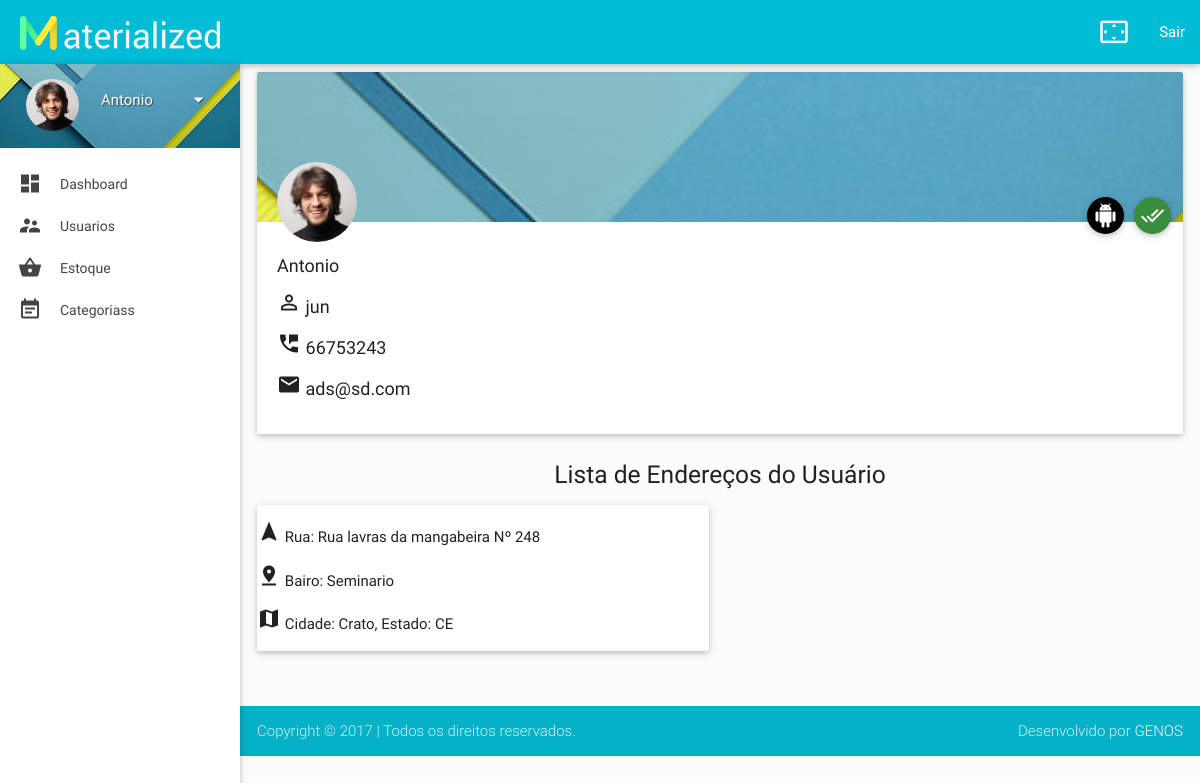
Screenshot of /account/detail/1 with the database file from the repository.
### accounts/models.py (models this page shows, shortened)
class User(AbstractBaseUser, PermissionsMixin):
    ROOT = 0
    ADM = 1
    SALESMAN = 2
    CUSTOMER = 3
    TYPES = (
        (ROOT, 'Root'),
        (ADM, 'Administrador'),
        (SALESMAN, 'Vendedor'),
        (CUSTOMER, 'Cliente')
    )
    ACTIVATED = 0
    DISABLED = 1
    BLOCKED = 2
    STATUS = (
        (ACTIVATED, 'activated'),
        (DISABLED, 'disabled'),
        (BLOCKED, 'blocked'),
    )
    name = models.CharField('Nome', max_length=150)
    email = models.EmailField('Email', unique=True)
    phone = models.CharField('Telefone', max_length=40, null=True)
    status = models.IntegerField('Status', choices=STATUS, default=ACTIVATED)
    username = models.CharField('Usuário', max_length=30, unique=True, validators=[
    validators.RegexValidator(
        re.compile('^[\w.@+-]+$'),
            'Informe o nome de usuário válido',
            'Este valor deve conter apenas letras, números '
            'e os caracteres: @/./+/-/_ .',
            'Inválido'
            )
        ], help_text='Um nome curto que será usado para identificá-lo de forma única no sistema'
    )
    nivel = models.IntegerField('Nível', choices=TYPES, default=CUSTOMER)
    is_staff = models.BooleanField('Equipe', default=False)
    is_active = models.BooleanField('Ativo', default=True)
    USERNAME_FIELD = 'username'
    REQUIRED_FIELDS = ['email', 'name']
    objects = UserManager()
    class Meta:
        verbose_name = 'Usuário'
        verbose_name_plural = 'Usuários'
        ordering = ['name']
    def __str__(self):
        return self.name

### address/models.py (models this page shows, shortened)
class Address(models.Model):
    cep = models.IntegerField('Cep')
    street = models.CharField('Rua', max_length=200)
    number = models.CharField('Número', max_length=30)
    neighborhood = models.CharField('Bairro', max_length=100)
    city = models.CharField('Cidade', max_length=100)
    state = models.CharField('Estado', max_length=3)
    user = models.ForeignKey(User, verbose_name="Usuario", null=True)
    class Meta:
        verbose_name = 'Endereço'
        verbose_name_plural = 'Endereços'
        ordering = ['city']

### accounts/views.py (the view)
class DetailUserView(TemplateView):
    template_name = 'detail_user.html'
    def get_context_data(self, **kwargs):
        context = super(DetailUserView, self).get_context_data(**kwargs)
        pk = kwargs['pk']
        user = get_object_or_404(User, pk=pk)
        context['user'] = user
        context['form'] = UserCreationForm(self.request.POST or None, instance=user)
        context['address'] = Address.objects.filter(pk=pk)
        return context

### accounts/templates/detail_user.html (shortened to what this page needs)
{% extends "nav.html" %}
{% load static %}
{% load widget_tweaks %}
{% block content %}
<div class="container">
  <div class="row">
    <div class="col s12 m12 l12">
      <div id="profile-card" class="card">
        <div class="card-image waves-effect waves-block waves-light">
            <img src="{% static 'images/user-bg.jpg' %}" alt="user bg">
        </div>
        <div class="card-content">
          <img src="{% static 'images/avatar.jpg' %}" alt="" class="circle responsive-img card-profile-image">
          <a class="btn-floating modal-trigger btn-move-up waves-effect waves-light darken-2 right
            {% if user.status == 0 %} green {% elif user.status == 1 %} yellow {% else %} red {% endif %}"
            href="#changeStatus">
            {% if user.status == 0 %}
            <i class="mdi-action-done-all"></i>
            {% elif user.status == 1 %}
            <i class="mdi-communication-dnd-on"></i>
            {% else %}
            <i class="mdi-action-https"></i>
            {% endif %}
          </a>
          <a class="btn-floating modal-trigger btn-move-up waves-effect waves-light darken-2 right
            {% if user.nivel == 0 %} black {% elif user.nivel == 1 %} yellow  {% elif user.nivel == 2 %} blue {% else %} green {% endif %}"
            href="#changeNivel">
            {% if user.nivel == 1 %}
            <i class="mdi-hardware-gamepad"></i>
            {% elif user.nivel == 2 %}
            <i class="mdi-action-autorenew"></i>
            {% elif user.nivel == 3 %}
            <i class="mdi-action-account-circle"></i>
            {% else %}
            <i class="mdi-action-android"></i>
            {% endif %}
          </a>
          <p>{{user}}</p>
          <p><i class="mdi-action-perm-identity"></i> {{user.username}}</p>
          <p><i class="mdi-action-perm-phone-msg"></i> {{user.phone}}</p>
          <p><i class="mdi-communication-email"></i> {{user.email}}</p>
        </div>
       </div>
     </div>
    <div class="center col s12 m12 l12">
      <h5>Lista de Endereços do Usuário</h5>
    </div>
    <div class="col s12 m12 l12">
      <div class="row">
        {% for add in address %}
          <div class="col s12 m6 l6">
            <div class="card">
              <p><i class="mdi-maps-navigation"></i> Rua:  {{add.street}}   Nº {{add.number}}</p>
              <p><i class="mdi-maps-pin-drop"></i> Bairo:  {{add.neighborhood}}</p>
              <p><i class="mdi-maps-map"></i> Cidade: {{add.city}}, Estado:  {{add.state}}</p>
            </div>
          </div>
        {% endfor %}
      </div>
    </div>
  </div>
</div>
{% endblock %}

### core/templates/nav.html (shortened to what this page needs)
{% extends "base.html" %}
{% load static %}
{% block body %}
<header id="header" class="page-topbar">
  <div class="navbar-fixed">
    <nav class="cyan">
      <div class="nav-wrapper">
        <h1 class="logo-wrapper"><a href="index.html" class="brand-logo darken-1">
          <img src="{% static 'images/materialize-logo.png' %}" alt="materialize logo"></a>
        </h1>
        <ul class="right">
          <li>
            <a href="javascript:void(0);" class="waves-effect waves-block waves-light toggle-fullscreen"><i class="mdi-action-settings-overscan"></i></a>
          </li>
          <li>
            <a href="{% url 'accounts:logout' %}"> Sair</a>
          </li>
        </ul>
      </div>
    </nav>
  </div>
</header>
<div id="main">
  <div class="wrapper">
    <aside id="left-sidebar-nav">
      <ul id="slide-out" class="side-nav fixed leftside-navigation">
        <li class="user-details cyan darken-2">
          <div class="row">
            <div class="col col s4 m4 l4">
              <img src="{% static 'images/avatar.jpg' %}" alt="" class="circle responsive-img valign profile-image">
            </div>
            <div class="col col s8 m8 l8">
              <a class="btn-flat dropdown-button waves-effect waves-light white-text profile-btn" href="#" data-activates="profile-dropdown">{{user}}<i class="mdi-navigation-arrow-drop-down right"></i></a>
            </div>
          </div>
        </li>
        <li class="bold {% if request.resolver_match.url_name == 'dashboard' %} active {% endif %}">
          <a href="{% url 'accounts:dashboard' %}" class="waves-effect waves-cyan"><i class="mdi-action-dashboard"></i> Dashboard</a>
        </li>
        <li class="bold {% if request.resolver_match.url_name == 'list' %} active {% endif %}">
          <a href="{% url 'accounts:list' %}"> <i class="mdi-action-account-child"></i> Usuarios</a>
        </li>
        <li>
          <a href="#"><i class="mdi-action-shopping-basket"></i> Estoque</a>
        </li>
        <li class="bold {% if request.resolver_match.url_name == 'list_categories' %} active {% endif %}">
          <a href="{% url 'categories:list_categories'%}"><i class="mdi-notification-event-note"></i> Categoriass</a>
        </li>
      </ul>
    </aside>
    {% block content %}
    {% endblock  %}
  </div>
</div>
<footer class="page-footer">
  <div class="footer-copyright">
    <div class="container">
      Copyright © 2017 | Todos os direitos reservados.
      <span class="right"> Desenvolvido por <a class="grey-text text-lighten-4" href="#">GENOS</a></span>
    </div>
  </div>
</footer>
{% endblock  %}

### core/static/css/style.css (style rules this page uses)
body { background-color: #fcfcfc; }
#main, footer { padding-left: 240px; }
.container { padding: 0 0.5rem; margin: 0 auto; max-width: 100% !important; width: 98%; }
@media only screen and (min-width: 601px) { .container { width: 98%; } }
@media only screen and (min-width: 993px) { .container { width: 98%; } }
h1.logo-wrapper { margin: 0px 0px; }
header .brand-logo { margin: 5px 0px; padding: 0 20px; }
ul.side-nav.fixed { top: 64px; }
.side-nav a { line-height: 42px; height: 42px; }
#left-sidebar-nav { position: fixed; width: 100px; left: 180px; z-index: 999; height: auto; }
#slide-out li a i { line-height: inherit; width: 2rem; font-size: 1.6rem; display: block; float: left; text-align: center; margin-right: 1rem; }
ul.side-nav li { padding: 0; }
ul.side-nav.fixed { overflow: hidden; }
ul.side-nav.fixed li { line-height: 44px; }
ul.side-nav.fixed li a { font-size: 14px; font-weight: 400; }
ul.side-nav.fixed li.user-details { background: url(../images/user-bg.jpg) no-repeat center center; -webkit-background-size: cover; -moz-background-size: cover; -o-background-size: cover; background-size: cover; margin-bottom: 15px; padding: 15px 0px 0px 15px; }
.user-details .row { margin: 0; }
ul.side-nav.fixed .profile-btn { margin: 0; text-transform: capitalize; padding: 0; text-shadow: 1px 1px 1px #444; font-size: 15px; }
.bold > a { font-weight: bold; }
#profile-card .card-image { height: 150px; }
#profile-card .card-content p { font-size: 1.2rem; margin: 10px 0 12px 0; }
#profile-card .card-profile-image { width: 80px; position: absolute; top: 90px; z-index: 1; cursor: pointer; }
#profile-card .btn-move-up { position: relative; top: -45px; right: -18px; margin-right: 10px !important; }
.btn-move-up { position: relative; top: -28px; right: -18px; margin-right: 10px !important; }
footer.page-footer { padding-top: 0px; }

### rows the page displays
User: name "Antonio", username "jun", phone "66753243", email "ads@sd.com"
Address: street "Rua lavras da mangabeira", number "248", neighborhood "Seminario", city "Crato", state "CE"
